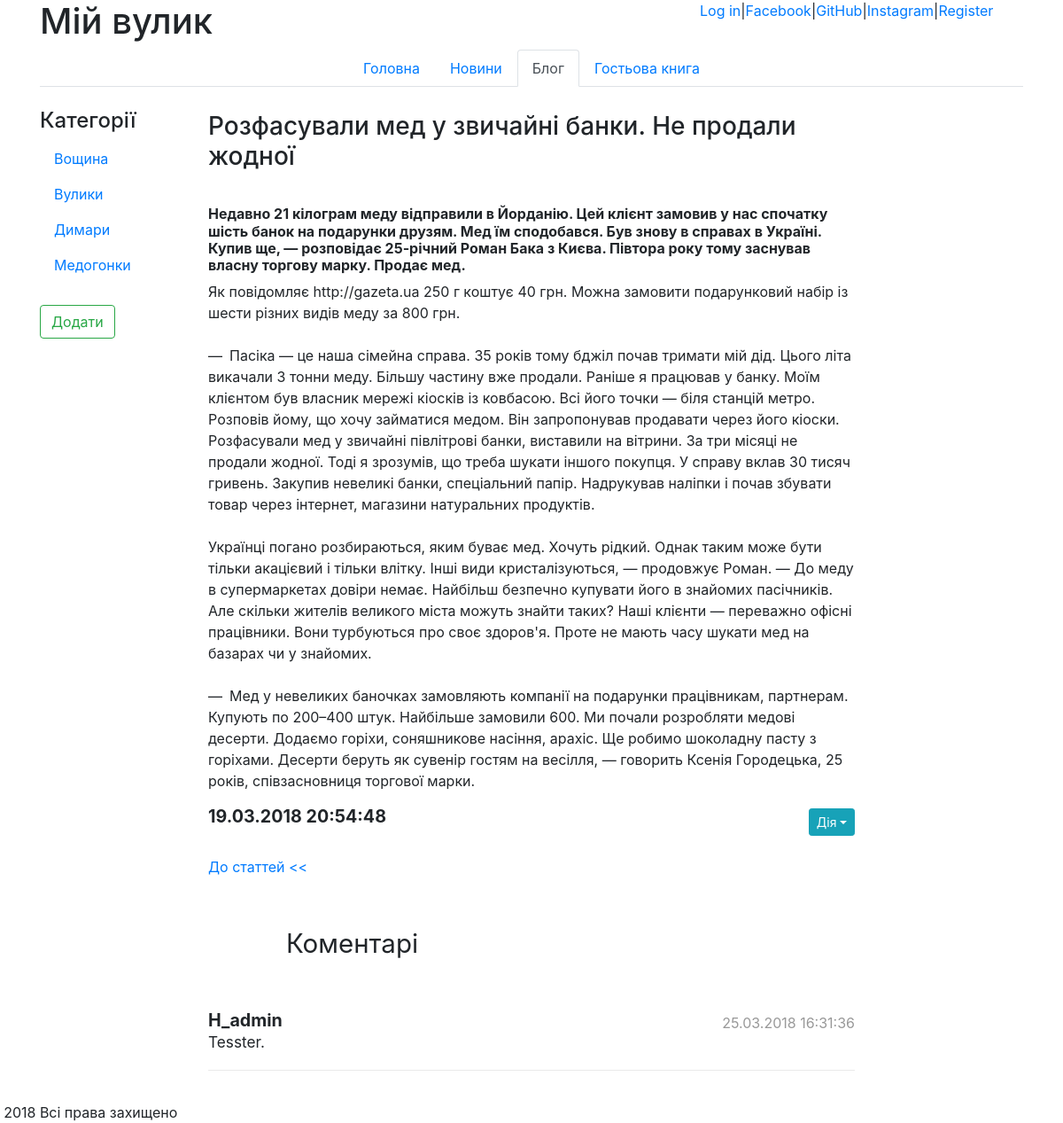
The app's page /blog/2/ with its own data.
### good/models.py (models this page shows, shortened)
class Category(models.Model):
    class Meta:
        ordering = ['name']
        verbose_name = 'категорія'
        verbose_name_plural = 'категорії'
    name = models.CharField(max_length=30, db_index=True, unique=True, verbose_name='Назва')
    order = models.PositiveSmallIntegerField(default=0, db_index=True, verbose_name='Порядковий номер')

### blog/models.py (models this page shows, shortened)
class Blog(models.Model):
    class Meta:
        ordering = ['-posted']
        verbose_name = 'Стаття'
        verbose_name_plural = 'Статті'
    title = models.CharField(max_length=100, unique_for_date='posted', verbose_name='Заголовок')
    description = models.TextField(verbose_name='Короткий опис')
    content = models.TextField(verbose_name='Повний опис')
    posted = models.DateTimeField(default=datetime.now(), db_index=True, verbose_name='Дата публікації')
    is_commentable = models.BooleanField(default=True, verbose_name='Можливість коментування')
    user = models.ForeignKey(User, on_delete=models.CASCADE)

class Comment(models.Model):
    class Meta:
        ordering = ['-posted']
        verbose_name = 'Коментар'
        verbose_name_plural = 'Коментарі'
    content = models.TextField(verbose_name='Кометар')
    blog_id = models.ForeignKey(Blog, on_delete=models.CASCADE)
    posted = models.DateTimeField(default=datetime.now(), db_index=True, verbose_name='Дата публікації')
    user = models.CharField(max_length=50, blank=True, verbose_name='Користувач')

### blog/views.py (the view)
# urls.py: path('<int:blog_id>/', BlogDetailView.as_view(), name='blog'),
class BlogDetailView(DetailView, CategoryListMixin):
    model = Blog
    template_name = 'blog/blog.html'
    pk_url_kwarg = 'blog_id'
    def get_context_data(self, **kwargs):
        context = super(BlogDetailView, self).get_context_data(**kwargs)
        context['comments'] = Comment.objects.filter(blog_id=self.kwargs['blog_id'])
        form_comments = CommentForm
        context['form_comments'] = form_comments
        return context

### default/views.py (called while the page is built)
    def get_context_data(self, **kwargs):
        context = super(CategoryListMixin, self).get_context_data(**kwargs)
        context["cats"] = Category.objects.order_by("name")
        context["current_url"] = self.request.path
        return context

### blog/templates/blog/blog.html (shortened to what this page needs)
{% extends 'default/base.html' %}
{% load staticfiles %}
{% block main %}
        <h3>{{ object.title }}</h3>
        <h6>{{ object.description }}</h6>
        <p>{{ object.content|linebreaksbr }}</p>
        <div class="pp-review-date">
            <div class="btn-group">
                <button type="button" class="btn btn-info btn-sm dropdown-toggle" data-toggle="dropdown"
                        aria-haspopup="true" aria-expanded="false">Дія</button>
        </div>
        </div>
        <div class="pp-review-author categor">
            <span class="pp-review-author-name" itemprop="author">{{ object.posted|date:"j.m.Y H:i:s" }}</span>
        </div>
        <p><a href="{% url 'blogs'  %}">До статтей <<</a></p>
         <p class="pp-review-heading-title">Коментарі</p>
        {% for comment in comments %}
    <div  class="pp-review">
    <article class="pp-review-i">
        <div class="pp-review-date">
            <time class="pp-review-date-text">{{ comment.posted|date:"j.m.Y H:i:s"  }}</time>
        </div>
        <div class="pp-review-author">
            <span class="pp-review-author-name" itemprop="author">{{ comment.user }}</span>
        </div>
        <div class="clearfix pp-review-i-b">
        <div class="pp-review-text">
            <div class="pp-review-text-i">{{ comment.content }}</div>
        </div>
        </div>
        </article>
    </div>
      {% endfor %}
{% endblock main %}

### default/templates/default/base.html (shortened to what this page needs)
{% load staticfiles %}
<!DOCTYPE html>
<html>
<head>
    <link rel="stylesheet" href="https://stackpath.bootstrapcdn.com/bootstrap/4.1.1/css/bootstrap.min.css">
    <link type="text/css" href="{% static 'main.css' %}" rel="stylesheet">
</head>
<body>
    <div class="container">
        <div class="row" id="header">
            <div class="col-8">
                <h1>Мій вулик</h1>
            </div>
            {% if request.user.is_authenticated %}
                <a href="{% url 'profile' %}">Hello, {{request.user.username }}.</a>
                <a href="{% url 'auth_logout' %}"> Вийти </a>
            {% else %}
                <a href="{% url 'auth_login' %}">Log in</a> |
                <a href= " {% url 'social:begin' 'facebook' %} " > Facebook </a> |
                <a href= " {% url 'social:begin' 'github' %} " > GitHub </a> |
                <a href= " {% url 'social:begin' 'instagram' %} " > Instagram  </a> |
                <a href="{% url 'registration_register'  %}">Register</a>
            {% endif %}
        </div>
        <ul class="nav nav-tabs justify-content-center">
            <li class="nav-item ">
                {% if '/default' in request.path %}<a class="nav-link active" href="{% url 'default' %}">Головна</a>
                {% else %}<a class="nav-link" href="{% url 'default' %}">Головна</a>
                {% endif %}
            </li>
            <li class="nav-item">
                {% if '/news' in request.path %}<a class="nav-link active" href="{% url 'news' %}">Новини</a>
                {% else %}<a class="nav-link" href="{% url 'news' %}">Новини</a>
                {% endif %}
            </li>
            <li class="nav-item">
                {% if '/blog' in request.path %}<a class="nav-link active" href="{% url 'blogs' %}">Блог</a>
                {% else %}<a class="nav-link" href="{% url 'blogs' %}">Блог</a>
                {% endif %}
            </li>
            <li class="nav-item">
                {% if '/guestbook' in request.path %}<a class="nav-link active" href="{% url 'guestbook' %}">Гостьова книга</a>
                {% else %}<a class="nav-link" href="{% url 'guestbook' %}">Гостьова книга</a>
                {% endif %}
            </li>
        </ul>
        <div class="row " id="content">
            <div class="col-2 " id="pass">
                    <nav class="nav flex-column">
                        <li class="nav-header  "><h4>Категорії</h4></li>
                        {% for cat in cats %}
                                <li ><a class="nav-link" href="{% url 'goods' cat.id %}">{{ cat.name }}</a></li>
                        {% endfor %}
                    </nav>
                <a class="btn btn-outline-success btn-add" href="{% url 'category_add'%}" role="button">Додати</a>
            </div>
            <div class="col-8" id="cont">
                {% block main %}
                {% endblock %}
            </div>
        </div>
    </div>
    <div class="row" id="footer">
      <div class="col-xs-12">
        &copy; 2018 Всі права захищено
      </div>
    </div>
</body>
</html>

### static/main.css (style rules this page uses)
.pp-review-date { float: right; margin: 3px 0 6px 1em; margin-top: 3px; margin-right: 0em; margin-bottom: 6px; margin-left: 1em; }
.pp-review-date-text { display: inline-block; color: #999; white-space: nowrap; }
.pp-review-text-i { font-size: 1.07692em; line-height: 1.43em; word-break: break-word; margin-bottom: .5em; }
.pp-review { margin-bottom: 2.2em; }
.pp-review-author-name { font-size: 1.23077em; line-height: 1.25em; font-weight: 700; }
h6 { font-weight: 700; }
.pp-review-i { border-bottom: 1px solid #eaeaea; padding-bottom: .61538em; margin-bottom: 1.4em; }
.pp-review-heading-title { font-size: 1.84615em; font-weight: 400; line-height: 30px; margin-right: 405px; text-align: center; padding-bottom: .61538em; margin-bottom: 1.4em; margin-top: 2em; }
h3 { margin-top: 1em; margin-bottom: 1.4em; }
h4 { margin-top: 1em; }
.categor { margin-bottom: 2em; }
.btn-add { margin-top: 1.6em; }

### records on screen
Category: name "Вощина"
Category: name "Вулики"
Category: name "Димари"
Category: name "Медогонки"
Blog: title "Розфасували мед у звичайні банки. Не продали жодної", description "Недавно 21 кілограм меду відправили в Йорданію. Цей клієнт замовив у нас спочатку шість банок на подарунки друзям. Мед їм сподобався. Був знову в справах в Україні. Купив ще, — розповідає 25-річний Роман Бака з Києва. Півтора року тому заснував власну торгову марку. Продає мед.", content "Як повідомляє http://gazeta.ua 250 г коштує 40 грн. Можна замовити подарунковий набір із шести різних видів меду за 800 грн. — Пасіка — це наша сімейна справа. 35 років тому бджіл почав тримати мій дід. Цього літа викачали 3 тонни меду. Більшу частину вже продали. Раніше я працював у банку. Моїм клієнтом був власник мережі кіосків із ковбасою. Всі його точки — біля станцій метро. Розповів йому, що хочу займатися медом. Він запропонував продавати через його кіоски. Розфасували мед у звичайні півлітрові банки, виставили на вітрини. За три місяці не продали жодної. Тоді я зрозумів, що треба шукати іншого покупця. У справу вклав 30 тисяч гривень. Закупив невеликі банки, спеціальний папір.…", posted "19.03.2018 20:54:48"
Comment: posted "25.03.2018 16:31:36", user "H_admin", content "Tesster."
